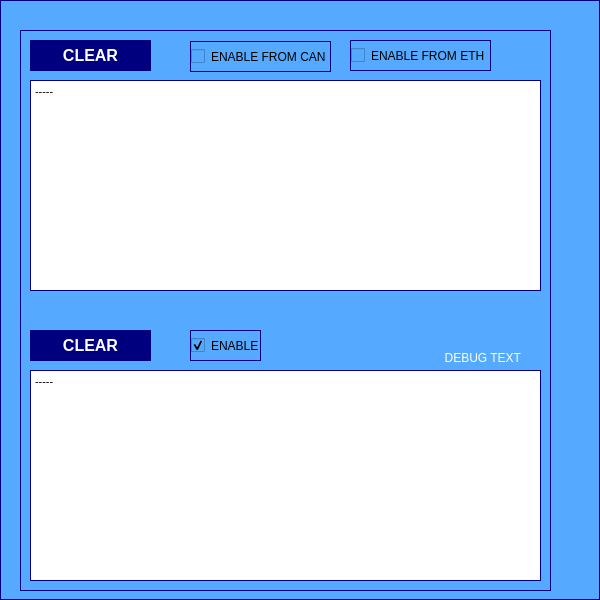
<?xml version="1.0" encoding="UTF-8"?>
<ui version="4.0">
 <class>debugWindow</class>
 <widget class="QWidget" name="debugWindow">
  <property name="geometry">
   <rect>
    <x>0</x>
    <y>0</y>
    <width>600</width>
    <height>600</height>
   </rect>
  </property>
  <property name="windowTitle">
   <string>VSCAN DRIVER DEBUG WINDOW</string>
  </property>
  <property name="styleSheet">
   <string notr="true">
background-color: rgb(85, 170, 255);</string>
  </property>
  <widget class="QFrame" name="mainFrame">
   <property name="geometry">
    <rect>
     <x>0</x>
     <y>0</y>
     <width>600</width>
     <height>600</height>
    </rect>
   </property>
   <property name="font">
    <font>
     <pointsize>20</pointsize>
     <bold>true</bold>
    </font>
   </property>
   <property name="styleSheet">
    <string notr="true">border-width: 1px;
border-style: solid; 
border-color: darkblue;
border-color: rgb(0, 0, 127);</string>
   </property>
   <property name="frameShape">
    <enum>QFrame::StyledPanel</enum>
   </property>
   <property name="frameShadow">
    <enum>QFrame::Raised</enum>
   </property>
   <widget class="QFrame" name="connectionFrame_4">
    <property name="geometry">
     <rect>
      <x>20</x>
      <y>30</y>
      <width>531</width>
      <height>561</height>
     </rect>
    </property>
    <property name="styleSheet">
     <string notr="true">border-width: 1px;
border-style: solid; 
border-color: darkblue;
border-color: rgb(0, 0, 127);
</string>
    </property>
    <property name="frameShape">
     <enum>QFrame::StyledPanel</enum>
    </property>
    <property name="frameShadow">
     <enum>QFrame::Raised</enum>
    </property>
    <widget class="QPlainTextEdit" name="canText">
     <property name="geometry">
      <rect>
       <x>10</x>
       <y>50</y>
       <width>511</width>
       <height>211</height>
      </rect>
     </property>
     <property name="font">
      <font>
       <pointsize>8</pointsize>
      </font>
     </property>
     <property name="styleSheet">
      <string notr="true">background-color: rgb(255, 255, 255);
color: rgb(0, 0, 0);
</string>
     </property>
     <property name="plainText">
      <string>-----
</string>
     </property>
    </widget>
    <widget class="QPushButton" name="logClearButton">
     <property name="geometry">
      <rect>
       <x>10</x>
       <y>10</y>
       <width>121</width>
       <height>31</height>
      </rect>
     </property>
     <property name="font">
      <font>
       <pointsize>12</pointsize>
       <bold>true</bold>
      </font>
     </property>
     <property name="styleSheet">
      <string notr="true">background-color: rgb(0, 0, 127);
color: rgb(255, 255, 255);
border-width: 0px;
</string>
     </property>
     <property name="text">
      <string>CLEAR</string>
     </property>
    </widget>
    <widget class="QCheckBox" name="logEnableCheck">
     <property name="geometry">
      <rect>
       <x>170</x>
       <y>11</y>
       <width>141</width>
       <height>31</height>
      </rect>
     </property>
     <property name="text">
      <string>ENABLE FROM CAN</string>
     </property>
    </widget>
    <widget class="QPlainTextEdit" name="debugText">
     <property name="geometry">
      <rect>
       <x>10</x>
       <y>340</y>
       <width>511</width>
       <height>211</height>
      </rect>
     </property>
     <property name="font">
      <font>
       <pointsize>8</pointsize>
      </font>
     </property>
     <property name="styleSheet">
      <string notr="true">background-color: rgb(255, 255, 255);
color: rgb(0, 0, 0);
</string>
     </property>
     <property name="plainText">
      <string>-----
</string>
     </property>
    </widget>
    <widget class="QPushButton" name="debugClearButton">
     <property name="geometry">
      <rect>
       <x>10</x>
       <y>300</y>
       <width>121</width>
       <height>31</height>
      </rect>
     </property>
     <property name="font">
      <font>
       <pointsize>12</pointsize>
       <bold>true</bold>
      </font>
     </property>
     <property name="styleSheet">
      <string notr="true">background-color: rgb(0, 0, 127);
color: rgb(255, 255, 255);
border-width: 0px;
</string>
     </property>
     <property name="text">
      <string>CLEAR</string>
     </property>
    </widget>
    <widget class="QLabel" name="label_16">
     <property name="geometry">
      <rect>
       <x>270</x>
       <y>320</y>
       <width>231</width>
       <height>16</height>
      </rect>
     </property>
     <property name="styleSheet">
      <string notr="true">
color: rgb(255, 255, 255);
border-width: 0px;
</string>
     </property>
     <property name="text">
      <string>DEBUG TEXT</string>
     </property>
     <property name="alignment">
      <set>Qt::AlignRight|Qt::AlignTrailing|Qt::AlignVCenter</set>
     </property>
    </widget>
    <widget class="QCheckBox" name="debugEnable">
     <property name="geometry">
      <rect>
       <x>170</x>
       <y>300</y>
       <width>71</width>
       <height>31</height>
      </rect>
     </property>
     <property name="text">
      <string>ENABLE</string>
     </property>
     <property name="checked">
      <bool>true</bool>
     </property>
    </widget>
    <widget class="QCheckBox" name="logEnableEthCheck">
     <property name="geometry">
      <rect>
       <x>330</x>
       <y>10</y>
       <width>141</width>
       <height>31</height>
      </rect>
     </property>
     <property name="text">
      <string>ENABLE FROM ETH</string>
     </property>
    </widget>
   </widget>
  </widget>
 </widget>
 <resources/>
 <connections/>
</ui>
